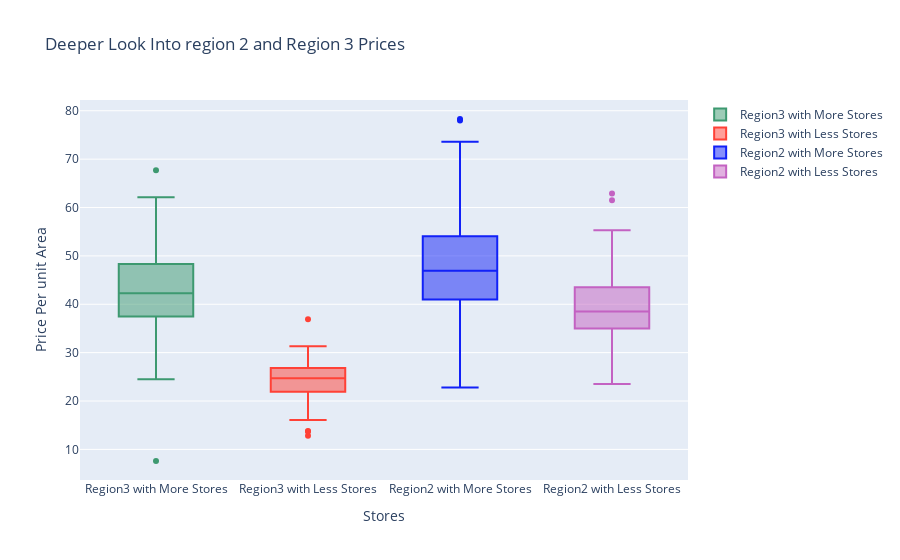

Notebook code cell kept with this figure:
### Code cell
trace0 = go.Box(y=price_r3_more,
               name='Region3 with More Stores',
               marker=dict(color='#3D9970'))

trace1 = go.Box(y=price_r3_less,
               name='Region3 with Less Stores',
               marker=dict(color='#FF4136'))

trace2 = go.Box(y=price_r2_more,
               name='Region2 with More Stores',
               marker=dict(color='#1121F8'))


trace3 = go.Box(y=price_r2_less,
               name='Region2 with Less Stores',
               marker=dict(color='#C362C2'))

fig = go.Figure()

fig.add_trace(trace0)
fig.add_trace(trace1)
fig.add_trace(trace2)
fig.add_trace(trace3)

fig.update_layout(title='Deeper Look Into region 2 and Region 3 Prices',
                  xaxis=dict(title='Stores'),
                   yaxis= dict(title='Price Per unit Area'))
fig.show()

### Figure 1 — Plotly figure (JSON) as saved in the notebook; plotly's stock layout.template omitted (floating-point values rounded to 4 significant figures)
{"data": [{"marker": {"color": "#3D9970"}, "name": "Region3 with More Stores", "type": "box", "y": [39.3, 42.3, 47.7, 33.6, 34.7, 38.3, 42, 38.9, 53.5, 42.4, 50.7, 56.8, 36.8, 48.1, 43.7, 50.8, 41, 51.8, 54.4, 45.7, 30.5, 51.6, 7.6, 31.3, 48, 48.6, 60.7, 42.2, 47.4, 42.5, 37.5, 40.1, 43.2, 48.5, 40.9, 57.8, 55.5, 37.4, 42.7, 34.6, 48.2, 39.1, 31.6, 43.8, 49, 39.3, 41.4, 40.6, 40.6, 26.5, 40.5, 49.7, 34, 44, 45.4, 34.4, 32.9, 54.4, 24.5, 42.5, 42.8, 42, 26.9, 38.1, 62.1, 38.4, 36.5, 30.9, 36.3, 47, 42.3, 44.9, 45.1, 51.7, 41.5, 56.8, 37.4, 67.7, 37.2, 52.5]}, {"marker": {"color": "#FF4136"}, "name": "Region3 with Less Stores", "type": "box", "y": [24.6, 25.3, 20.7, 13.7, 25.3, 29.5, 26.5, 27, 16.1, 26.6, 20.8, 28.4, 28.9, 18.3, 23.5, 21.8, 22, 25.5, 26.6, 26.2, 19, 29.7, 23.1, 22.3, 13.8, 28.8, 23, 25.6, 28.5, 36.9, 24.7, 19.1, 24.7, 12.8, 30.1, 24.7, 24.8, 23.8, 31.3, 22.3]}, {"marker": {"color": "#1121F8"}, "name": "Region2 with More Stores", "type": "box", "y": [37.9, 42.2, 47.3, 54.8, 43.1, 40.3, 46.7, 58.1, 70.1, 51.6, 47.9, 56.2, 57.1, 25, 49.3, 55.1, 47.7, 46.2, 34.1, 51.7, 41.9, 63.2, 44.3, 36.2, 42, 59, 36.3, 54.4, 59.5, 51, 62.2, 71, 47.1, 39.4, 53.3, 59.6, 57.4, 55, 41, 37.5, 37.5, 39.5, 46.8, 51.4, 45.5, 39.7, 44.7, 39.4, 73.6, 43.4, 58.8, 58.1, 45.2, 42, 55.9, 44.3, 42.3, 49.3, 45.9, 46.1, 44, 40.9, 52.2, 58, 48.1, 40.8, 40.2, 78.3, 48.5, 46, 40.2, 32.4, 61.9, 48.2, 40.8, 30, 52.7, 51.8, 63.3, 53, 41.1, 40.1, 41, 44.8, 56.3, 51, 44.5, 38.1, 46.1, 55, 53, 78, 41.6, 49.8, 42.5, 22.8, 50.4, 53.5, 46.6, 53.7, 60.7, 47.1, 63.3, 48, 33.1, 42.1, 49.5, 69.7, 53.3, 47.3, 46.6, 38.6, 35.3, 35.5, 39.7, 41.2, 40.5, 50, 40.6, 63.9]}, {"marker": {"color": "#C362C2"}, "name": "Region2 with Less Stores", "type": "box", "y": [41.4, 34.3, 50.5, 37.4, 38.8, 47, 34.2, 27.3, 53.9, 61.5, 44.2, 55, 40.8, 36.8, 29.8, 40.3, 48, 45.4, 43.2, 34.6, 38.2, 32.9, 34.1, 46.4, 32.5, 45.5, 62.9, 43.5, 52.2, 35.6, 37.4, 39.6, 55.2, 30.6, 35.1, 36.5, 36.7, 42.6, 37.8, 36.6, 31.5, 34.2, 43.5, 31.1, 39.7, 38.5, 42.3, 46.6, 39, 40.6, 26.5, 43.9, 38.1, 29.3, 23.5, 55.3, 37, 34.1, 35.7, 38.4, 50.2, 42.2, 27.3, 37.5, 37.7, 33.1, 36.7, 39.6, 35.6, 42.9, 37, 41.2, 37.9, 45.3, 40, 43.1, 52.2, 40.3, 55.3, 40.3, 42.5, 31.9, 32.2, 37.3, 28.5]}], "layout": {"title": {"text": "Deeper Look Into region 2 and Region 3 Prices"}, "xaxis": {"title": {"text": "Stores"}}, "yaxis": {"title": {"text": "Price Per unit Area"}}}}
